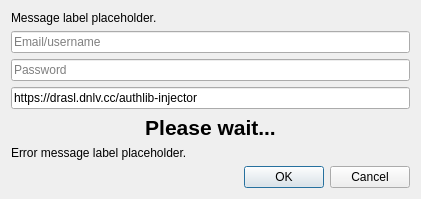
<?xml version="1.0" encoding="UTF-8"?>
<ui version="4.0">
 <class>AuthlibInjectorLoginDialog</class>
 <widget class="QDialog" name="AuthlibInjectorLoginDialog">
  <property name="geometry">
   <rect>
    <x>0</x>
    <y>0</y>
    <width>421</width>
    <height>198</height>
   </rect>
  </property>
  <property name="sizePolicy">
   <sizepolicy hsizetype="Fixed" vsizetype="Fixed">
    <horstretch>0</horstretch>
    <verstretch>0</verstretch>
   </sizepolicy>
  </property>
  <property name="windowTitle">
   <string>Add Account</string>
  </property>
  <layout class="QVBoxLayout" name="verticalLayout">
   <item>
    <widget class="QLabel" name="label">
     <property name="text">
      <string notr="true">Message label placeholder.</string>
     </property>
     <property name="textFormat">
      <enum>Qt::RichText</enum>
     </property>
     <property name="textInteractionFlags">
      <set>Qt::LinksAccessibleByKeyboard|Qt::LinksAccessibleByMouse|Qt::TextBrowserInteraction|Qt::TextSelectableByKeyboard|Qt::TextSelectableByMouse</set>
     </property>
     <property name="openExternalLinks">
      <bool>true</bool>
     </property>
    </widget>
   </item>
   <item>
    <widget class="QLineEdit" name="userTextBox">
     <property name="placeholderText">
      <string>Email/username</string>
     </property>
    </widget>
   </item>
   <item>
    <widget class="QLineEdit" name="passTextBox">
     <property name="echoMode">
      <enum>QLineEdit::Password</enum>
     </property>
     <property name="placeholderText">
      <string>Password</string>
     </property>
    </widget>
   </item>
   <item>
    <widget class="QLineEdit" name="authlibInjectorTextBox">
     <property name="text">
       <string>https://drasl.dnlv.cc/authlib-injector</string>
     </property>
     <property name="placeholderText">
       <string>https://example.com/authlib-injector</string>
     </property>
    </widget>
   </item>
    <item>
    <widget class="QLabel" name="loadingLabel">
      <property name="font">
      <font>
        <pointsize>16</pointsize>
        <weight>75</weight>
        <bold>true</bold>
      </font>
      </property>
      <property name="text">
      <string>Please wait...</string>
      </property>
      <property name="alignment">
      <set>Qt::AlignCenter</set>
      </property>
      <property name="wordWrap">
      <bool>true</bool>
      </property>
    </widget>
   </item>
   <item>
    <widget class="QLabel" name="errorMessage">
     <property name="text">
      <string notr="true">Error message label placeholder.</string>
     </property>
     <property name="textFormat">
      <enum>Qt::RichText</enum>
     </property>
     <property name="textInteractionFlags">
      <set>Qt::LinksAccessibleByKeyboard|Qt::LinksAccessibleByMouse|Qt::TextBrowserInteraction|Qt::TextSelectableByKeyboard|Qt::TextSelectableByMouse</set>
     </property>
     <property name="openExternalLinks">
      <bool>true</bool>
     </property>
    </widget>
   </item>
   <item>
    <widget class="QDialogButtonBox" name="buttonBox">
     <property name="orientation">
      <enum>Qt::Horizontal</enum>
     </property>
     <property name="standardButtons">
      <set>QDialogButtonBox::Cancel|QDialogButtonBox::Ok</set>
     </property>
    </widget>
   </item>
  </layout>
 </widget>
 <resources/>
 <connections/>
</ui>
